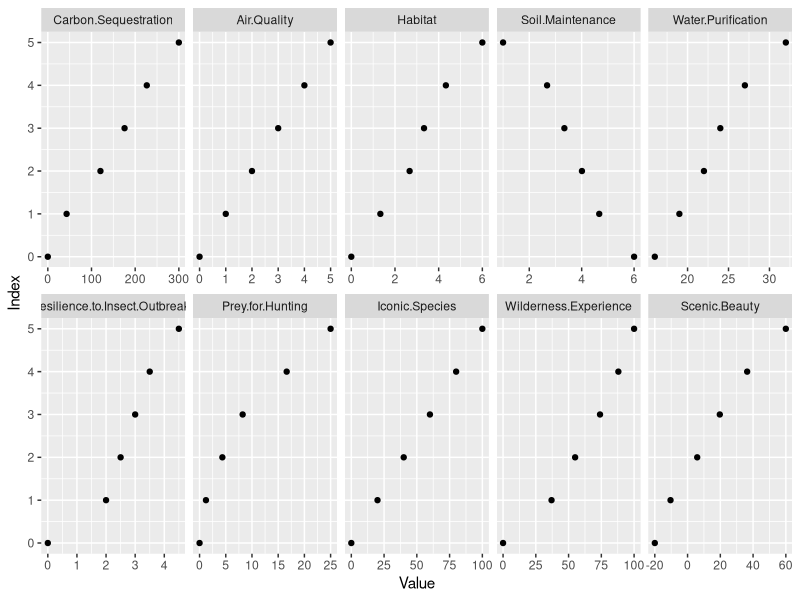
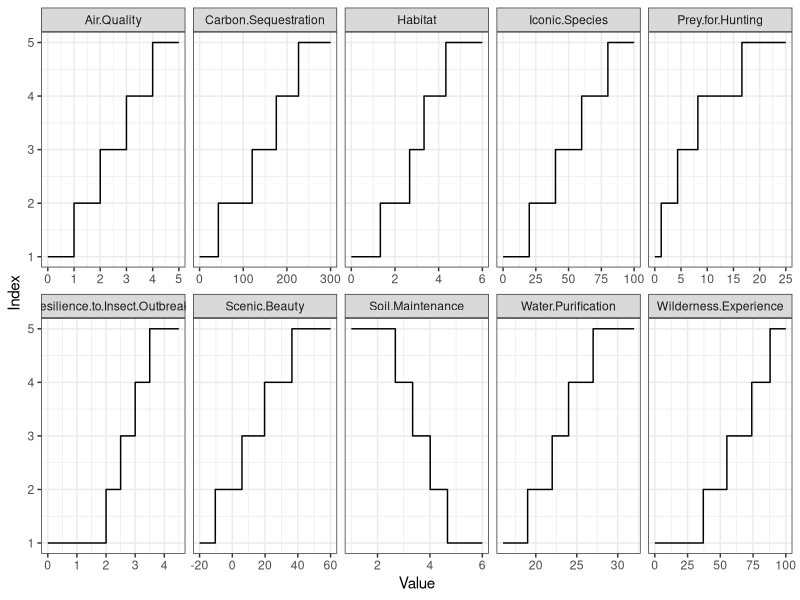

The R script that drew these images, in order:
# Libraries ####
library(ggplot2)
library(plyr)
library(reshape2)

# Analysis ####

# Load info on breaks used
break_df <- read.csv("EPIC_breaks.csv")

# Basic plotting of breaks
point_plot <- ggplot(melt(break_df, id.var="Index"), aes(x=value, y=Index)) + geom_point() + facet_wrap(facets="variable", scales="free_x", ncol=5) + xlab("Value")

# Fill in complete line showing step function used

step_ends <- function(upper, lower, score)
{
  return(data.frame(value=c(lower, upper), Index=score))
}

make_step_df <- function (breaks, index, variable){
  step_df <- data.frame(value=NA, Index=NA)[0,]  
  for (i in 1:(length(index)-1)){
    score <- index[i+1]
    lower <- breaks[i]
    upper <- breaks[i+1]
    
    step_df <- rbind(step_df, step_ends(upper, lower, score))
  }
  step_df$variable <- variable
  return(step_df)
}

step_list <- lapply(2:11, function(x){make_step_df(break_df[[x]], break_df$Index, names(break_df)[x])})
# Correct order of decreasing valuation function (soil maintenance)
step_list[[4]] <- step_list[[4]][nrow(step_list[[4]]):1, ]
step_df <- do.call(rbind, step_list)

# Plot stepped breaks
step_plot <- ggplot(step_df, aes(x=value, y=Index)) + geom_line() + facet_wrap(facets="variable", scales="free_x", ncol=5) + xlab("Value") + theme_bw()

# Saving figures ####
ggsave("break_point_plot.pdf", point_plot, width=11, height=8.5)
ggsave("break_step_plot.pdf", step_plot, width=11, height=8.5)